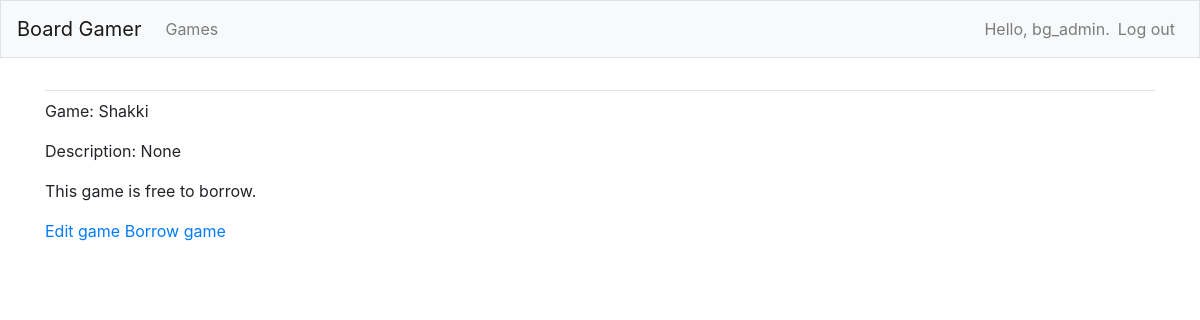
The page /games/7/ (signed in) on the database as committed earlier.
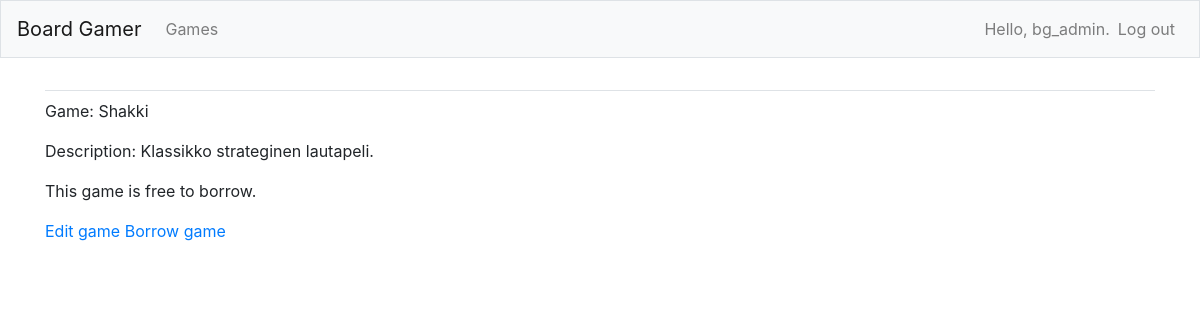
The same page on the database as committed later.
### board_gamer/models.py (models this page shows)
class Game(models.Model):
    text = models.CharField(max_length=100)
    description = models.CharField(max_length=100, blank=True, null=True)
    date_added = models.DateTimeField(auto_now_add=True)
    is_borrowed = models.BooleanField(default=False, choices=ACTIVE_CHOICES)
    borrower = models.ForeignKey('Gamer', on_delete=models.PROTECT, blank=True, null=True)
    owner = models.ForeignKey(User, on_delete=models.CASCADE, blank=True, null=True)
    def __str__(self):
        return self.text

### board_gamer/views.py (the view)
# urls.py: path('games/<int:game_id>/', views.game, name='game'),
@login_required
def game(request, game_id):
    game = Game.objects.get(id=game_id)
    context = {'game':game}
    return render(request, 'board_gamer/game.html', context)

### board_gamer/templates/board_gamer/game.html (shortened to what this page needs)
{% extends "board_gamer/base.html" %}
{% block content %}
    <p>Game: {{ game }}</p>
    <p>Description: {{ game.description }}</p>
    {% if game.is_borrowed %}
        <h3><p>This game has been borrowed.</p></h3>
    {% else %}
        <p>This game is free to borrow.</p>
    {% endif %}
    <p>
        <a href="{% url 'board_gamer:edit_game' game.id %}">Edit game</a>
        <a href="{% url 'board_gamer:borrow_game' game.id %}">Borrow game</a>
    </p>
{% endblock content %}

Rows that differ between the two databases and show on the page:
changed Game "Shakki": description "None" → "Klassikko strateginen lautapeli."
